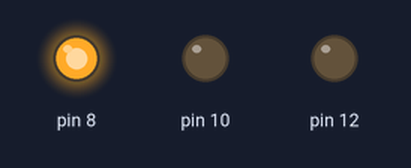
Bench run of a sketch on a simulated Arduino Uno, built with avr-gcc and run on an emulated ATmega328P. Shown: output pins drawn as LEDs (lit = HIGH).

Above: at 2.0 s.
At 4.5 s:
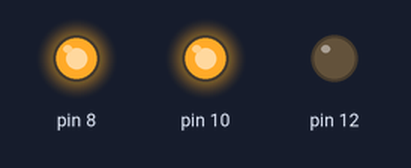
At 7.0 s:
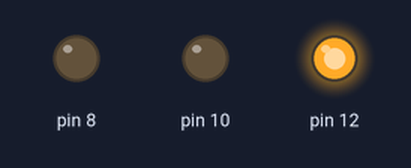
At 10.2 s:
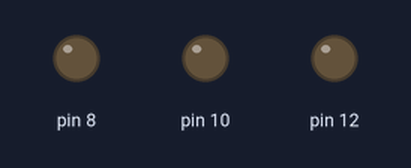
Timing chart, 0 to 14.3 s (numbered marks = the images above):
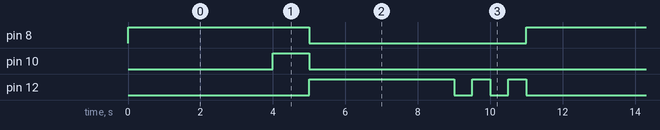

The sketch:

3_svetofor.ino
```cpp
// схема https://rm-content.s3.amazonaws.com/57024268467568d777fa4a53/623338/upload-85c94170-9171-11e6-9262-e1c06c6f5c6d.png

void setup() {
  pinMode(8, OUTPUT);
  pinMode(10, OUTPUT);
  pinMode(12, OUTPUT);

}

void loop() {
  digitalWrite(8, HIGH);
  delay(4000);
  digitalWrite(10, HIGH);
  delay(1000);
  digitalWrite(8, LOW);
  digitalWrite(10, LOW);
  digitalWrite(12, HIGH);
  delay(4000);
  digitalWrite(12, LOW);
  delay(500);
  digitalWrite(12, HIGH);
  delay(500);
  digitalWrite(12, LOW);
  delay(500);
  digitalWrite(12, HIGH);
  delay(500);
  digitalWrite(12, LOW);
}
```

Measured:
- by itself, pin 8: alternates HIGH for 5.0 s and LOW for 6.0 s
- by itself, pin 10: alternates HIGH for 1.0 s and LOW for 10.0 s
- by itself, pin 12: repeats every 11.0 s: 2 × (LOW 0.50 s, HIGH 0.50 s), LOW 5.0 s, HIGH 4.0 s
